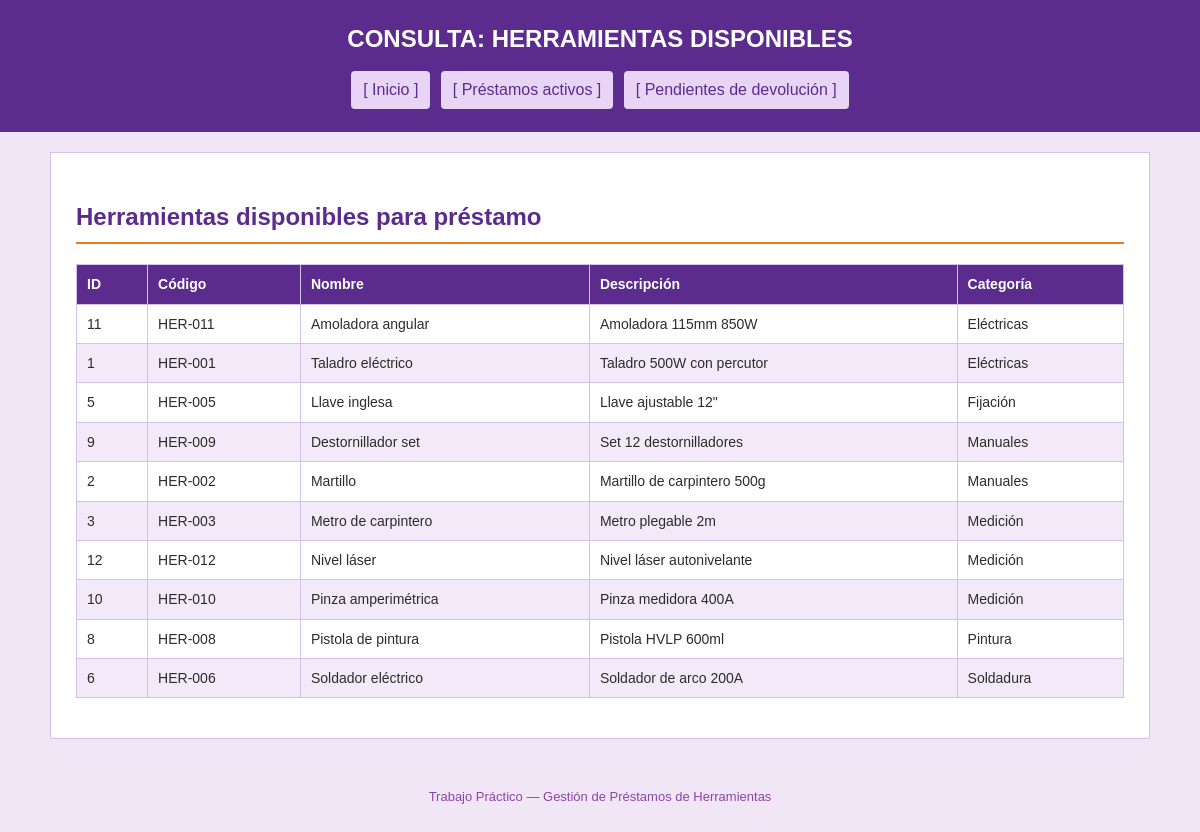
/aplicacion/consultas/herramientas_disponibles.php, run on the app's committed database.
### tables this page shows
CREATE TABLE `herramienta` (
  `id_herramienta` int(11) NOT NULL AUTO_INCREMENT,
  `nombre` varchar(100) NOT NULL,
  `descripcion` text DEFAULT NULL,
  `codigo_interno` varchar(50) NOT NULL,
  `estado` varchar(50) NOT NULL DEFAULT 'disponible',
  `id_categoria` int(11) DEFAULT NULL,
  PRIMARY KEY (`id_herramienta`),
  UNIQUE KEY `codigo_interno` (`codigo_interno`),
  KEY `fk_herramienta_categoria` (`id_categoria`),
  CONSTRAINT `fk_herramienta_categoria` FOREIGN KEY (`id_categoria`) REFERENCES `categoria` (`id_categoria`)
);

CREATE TABLE `categoria` (
  `id_categoria` int(11) NOT NULL AUTO_INCREMENT,
  `nombre` varchar(100) NOT NULL,
  PRIMARY KEY (`id_categoria`)
);

### aplicacion/consultas/herramientas_disponibles.php (the view, shortened to what this page needs)
<?php
require_once "../conexion.php";
$sql = "SELECT h.id_herramienta,
               h.nombre,
               h.codigo_interno,
               h.descripcion,
               c.nombre AS categoria
        FROM herramienta h
        LEFT JOIN categoria c ON h.id_categoria = c.id_categoria
        WHERE h.estado = 'disponible'
        ORDER BY c.nombre, h.nombre";
$herramientas = $pdo->query($sql)->fetchAll();
?>
<!DOCTYPE html>
<html lang="es">
<head>
    <link rel="stylesheet" href="../css/estilos.css">
</head>
<body>
<header>
    <h1>CONSULTA: HERRAMIENTAS DISPONIBLES</h1>
    <nav>
        <a href="../index.php">[ Inicio ]</a>
        <a href="prestamos_activos.php">[ Préstamos activos ]</a>
        <a href="herramientas_pendientes.php">[ Pendientes de devolución ]</a>
    </nav>
</header>
<main>
    <h2>Herramientas disponibles para préstamo</h2>
    <?php if (count($herramientas) > 0): ?>
        <table>
            <thead>
                <tr>
                    <th>ID</th>
                    <th>Código</th>
                    <th>Nombre</th>
                    <th>Descripción</th>
                    <th>Categoría</th>
                </tr>
            </thead>
            <tbody>
                <?php foreach ($herramientas as $h): ?>
                    <tr>
                        <td><?= $h['id_herramienta'] ?></td>
                        <td><?= htmlspecialchars($h['codigo_interno']) ?></td>
                        <td><?= htmlspecialchars($h['nombre']) ?></td>
                        <td><?= htmlspecialchars($h['descripcion'] ?? '—') ?></td>
                        <td><?= htmlspecialchars($h['categoria'] ?? '—') ?></td>
                    </tr>
                <?php endforeach; ?>
            </tbody>
        </table>
    <?php else: ?>
        <div class="mensaje error">No hay herramientas disponibles en este momento.</div>
    <?php endif; ?>
</main>
<footer>
    <p>Trabajo Práctico — Gestión de Préstamos de Herramientas</p>
</footer>
</body>
</html>

### aplicacion/css/estilos.css (style rules this page uses)
* { box-sizing: border-box; }
body { font-family: Arial, Helvetica, sans-serif; margin: 0; background-color: #f0e6f6; color: #2c2c2c; line-height: 1.6; }
header { background-color: #5b2c8e; color: #fff; padding: 20px; text-align: center; }
nav { margin-top: 10px; text-align: center; }
nav a { color: #5b2c8e; background-color: #e8d5f5; padding: 6px 12px; margin: 3px; display: inline-block; text-decoration: none; border-radius: 4px; }
main { max-width: 1100px; margin: 20px auto; background-color: #fff; padding: 25px; border: 1px solid #d4c1e8; }
h1 { margin: 0; font-size: 24px; }
h2 { color: #5b2c8e; border-bottom: 2px solid #e67e22; padding-bottom: 6px; }
table { width: 100%; border-collapse: collapse; margin: 15px 0; }
th, td { border: 1px solid #d4c1e8; padding: 8px 10px; text-align: left; font-size: 14px; }
th { background-color: #5b2c8e; color: #fff; }
tr:nth-child(even) { background-color: #f3eaf9; }
footer { text-align: center; padding: 15px; color: #8e44ad; font-size: 13px; }

### data on the page
herramienta: id_herramienta "11", codigo_interno "HER-011", nombre "Amoladora angular", descripcion "Amoladora 115mm 850W", id_categoria.nombre "Eléctricas"
herramienta: id_herramienta "1", codigo_interno "HER-001", nombre "Taladro eléctrico", descripcion "Taladro 500W con percutor", id_categoria.nombre "Eléctricas"
herramienta: id_herramienta "5", codigo_interno "HER-005", nombre "Llave inglesa", descripcion "Llave ajustable 12\"", id_categoria.nombre "Fijación"
herramienta: id_herramienta "9", codigo_interno "HER-009", nombre "Destornillador set", descripcion "Set 12 destornilladores", id_categoria.nombre "Manuales"
herramienta: id_herramienta "2", codigo_interno "HER-002", nombre "Martillo", descripcion "Martillo de carpintero 500g", id_categoria.nombre "Manuales"
herramienta: id_herramienta "3", codigo_interno "HER-003", nombre "Metro de carpintero", descripcion "Metro plegable 2m", id_categoria.nombre "Medición"
herramienta: id_herramienta "12", codigo_interno "HER-012", nombre "Nivel láser", descripcion "Nivel láser autonivelante", id_categoria.nombre "Medición"
herramienta: id_herramienta "10", codigo_interno "HER-010", nombre "Pinza amperimétrica", descripcion "Pinza medidora 400A", id_categoria.nombre "Medición"
herramienta: id_herramienta "8", codigo_interno "HER-008", nombre "Pistola de pintura", descripcion "Pistola HVLP 600ml", id_categoria.nombre "Pintura"
herramienta: id_herramienta "6", codigo_interno "HER-006", nombre "Soldador eléctrico", descripcion "Soldador de arco 200A", id_categoria.nombre "Soldadura"
